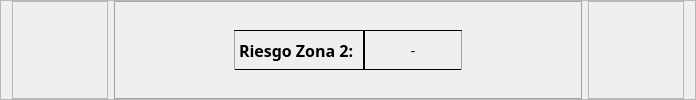
                    <widget class="QFrame" name="frame_32">
                     <property name="minimumSize">
                      <size>
                       <width>96</width>
                       <height>70</height>
                      </size>
                     </property>
                     <property name="maximumSize">
                      <size>
                       <width>16777215</width>
                       <height>100</height>
                      </size>
                     </property>
                     <property name="frameShape">
                      <enum>QFrame::StyledPanel</enum>
                     </property>
                     <property name="frameShadow">
                      <enum>QFrame::Raised</enum>
                     </property>
                     <layout class="QHBoxLayout" name="horizontalLayout_30">
                      <property name="topMargin">
                       <number>0</number>
                      </property>
                      <property name="bottomMargin">
                       <number>0</number>
                      </property>
                      <item>
                       <widget class="QFrame" name="frame_71">
                        <property name="minimumSize">
                         <size>
                          <width>96</width>
                          <height>0</height>
                         </size>
                        </property>
                        <property name="frameShape">
                         <enum>QFrame::StyledPanel</enum>
                        </property>
                        <property name="frameShadow">
                         <enum>QFrame::Raised</enum>
                        </property>
                       </widget>
                      </item>
                      <item>
                       <widget class="QFrame" name="colorZone2F">
                        <property name="sizePolicy">
                         <sizepolicy hsizetype="Expanding" vsizetype="Preferred">
                          <horstretch>0</horstretch>
                          <verstretch>0</verstretch>
                         </sizepolicy>
                        </property>
                        <property name="minimumSize">
                         <size>
                          <width>98</width>
                          <height>0</height>
                         </size>
                        </property>
                        <property name="styleSheet">
                         <string notr="true">background: qlineargradient(spread:pad,x1: 0, y1: 0, x2: 1, y2: 0,
                                 stop: 0 rgb(122, 124, 151), stop: 0.48 rgb(198, 197, 195),
                                 stop: 0.52 rgb(198, 197, 195), stop: 1.0  rgb(122, 124, 151));
border-radius:0px;
border:1px solid rgb(167, 167, 164);</string>
                        </property>
                        <property name="frameShape">
                         <enum>QFrame::StyledPanel</enum>
                        </property>
                        <property name="frameShadow">
                         <enum>QFrame::Raised</enum>
                        </property>
                        <layout class="QHBoxLayout" name="horizontalLayout_31">
                         <property name="spacing">
                          <number>0</number>
                         </property>
                         <item>
                          <spacer name="horizontalSpacer_28">
                           <property name="orientation">
                            <enum>Qt::Horizontal</enum>
                           </property>
                           <property name="sizeType">
                            <enum>QSizePolicy::Expanding</enum>
                           </property>
                           <property name="sizeHint" stdset="0">
                            <size>
                             <width>110</width>
                             <height>20</height>
                            </size>
                           </property>
                          </spacer>
                         </item>
                         <item>
                          <widget class="QLabel" name="label_29">
                           <property name="minimumSize">
                            <size>
                             <width>98</width>
                             <height>20</height>
                            </size>
                           </property>
                           <property name="maximumSize">
                            <size>
                             <width>140</width>
                             <height>40</height>
                            </size>
                           </property>
                           <property name="font">
                            <font>
                             <family>Bell MT</family>
                             <pointsize>12</pointsize>
                             <bold>true</bold>
                            </font>
                           </property>
                           <property name="styleSheet">
                            <string notr="true">border-radius:0px;
border-top: 1px solid;
border-bottom: 1px solid;
border-right: 1px solid;
background-color:rgba(0, 0, 0, 0);</string>
                           </property>
                           <property name="text">
                            <string>Riesgo Zona 2: </string>
                           </property>
                          </widget>
                         </item>
                         <item>
                          <widget class="QLabel" name="txtZona2F">
                           <property name="minimumSize">
                            <size>
                             <width>98</width>
                             <height>20</height>
                            </size>
                           </property>
                           <property name="maximumSize">
                            <size>
                             <width>55</width>
                             <height>40</height>
                            </size>
                           </property>
                           <property name="font">
                            <font>
                             <family>Rockwell</family>
                             <pointsize>11</pointsize>
                            </font>
                           </property>
                           <property name="styleSheet">
                            <string notr="true">border-radius:0px;
border-top: 1px solid;
border-bottom: 1px solid;
border-left: 1px solid;
background-color:rgba(0, 0, 0, 0);</string>
                           </property>
                           <property name="text">
                            <string>-</string>
                           </property>
                           <property name="alignment">
                            <set>Qt::AlignCenter</set>
                           </property>
                          </widget>
                         </item>
                         <item>
                          <spacer name="horizontalSpacer_29">
                           <property name="orientation">
                            <enum>Qt::Horizontal</enum>
                           </property>
                           <property name="sizeType">
                            <enum>QSizePolicy::Expanding</enum>
                           </property>
                           <property name="sizeHint" stdset="0">
                            <size>
                             <width>110</width>
                             <height>20</height>
                            </size>
                           </property>
                          </spacer>
                         </item>
                        </layout>
                       </widget>
                      </item>
                      <item>
                       <widget class="QFrame" name="frame_73">
                        <property name="minimumSize">
                         <size>
                          <width>96</width>
                          <height>0</height>
                         </size>
                        </property>
                        <property name="frameShape">
                         <enum>QFrame::StyledPanel</enum>
                        </property>
                        <property name="frameShadow">
                         <enum>QFrame::Raised</enum>
                        </property>
                       </widget>
                      </item>
                     </layout>
                    </widget>
